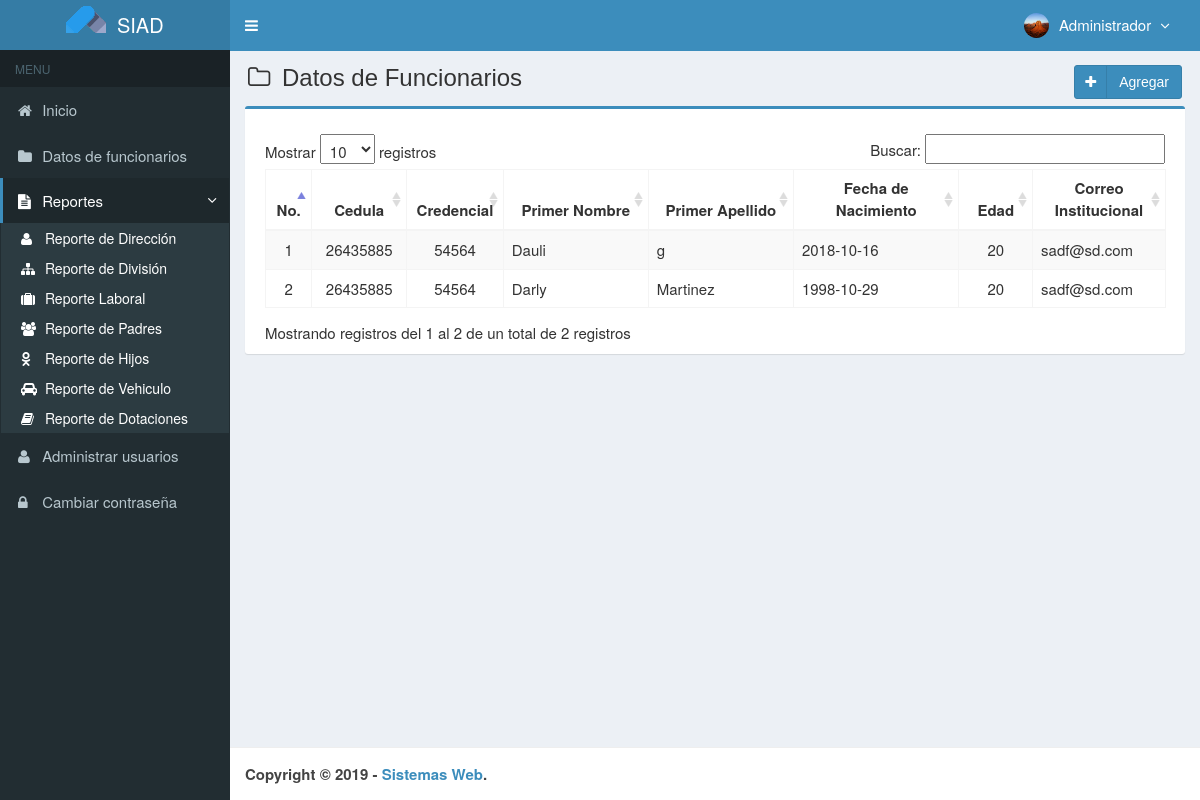
/main.php?module=stock_inventory (signed in), run on an earlier commit of the app's database.
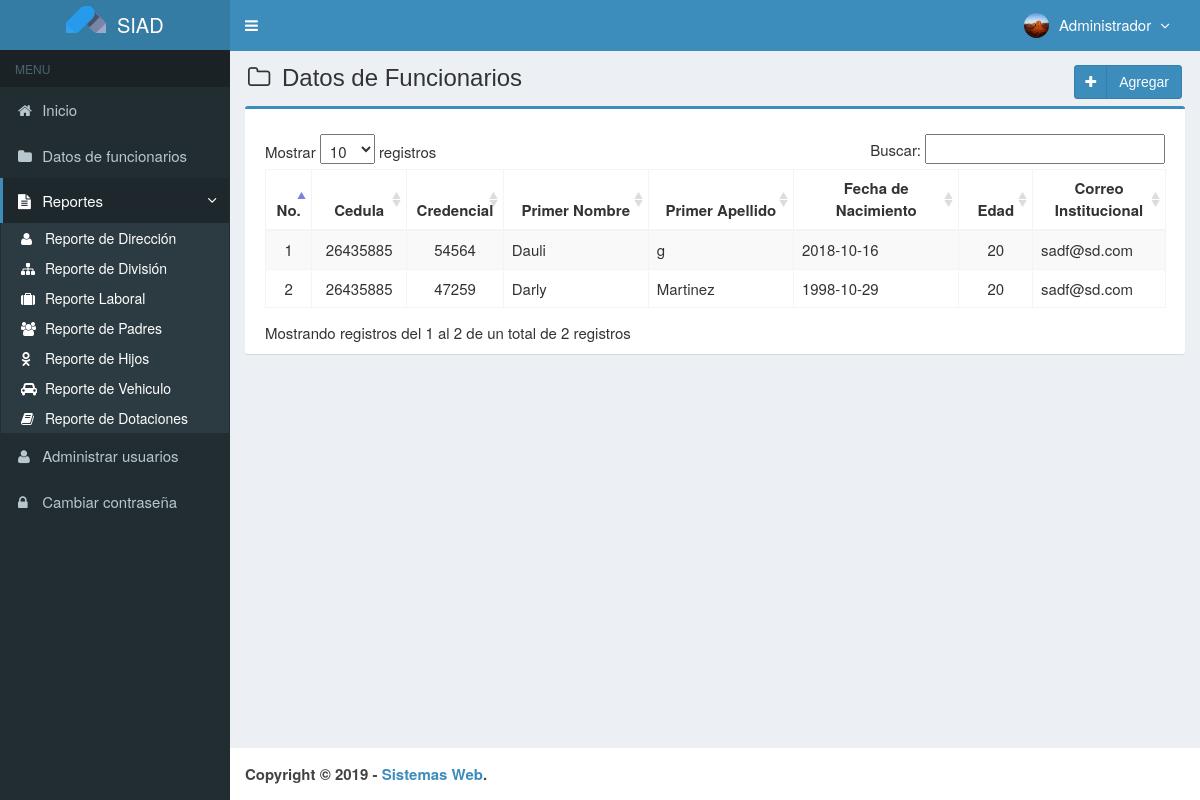
And on a later commit of the database.
### tables this page shows
CREATE TABLE `medicamentos` (
  `codigo` varchar(7) NOT NULL,
  `nombre` varchar(50) NOT NULL,
  `precio_compra` int(11) NOT NULL,
  `precio_venta` int(11) NOT NULL,
  `unidad` varchar(20) NOT NULL,
  `stock` int(11) NOT NULL,
  `created_user` int(3) NOT NULL,
  `created_date` timestamp NOT NULL DEFAULT CURRENT_TIMESTAMP,
  `updated_user` int(3) NOT NULL,
  `updated_date` timestamp NOT NULL DEFAULT CURRENT_TIMESTAMP ON UPDATE CURRENT_TIMESTAMP,
  `p_nombre` varchar(50) NOT NULL,
  `cedula` int(10) NOT NULL,
  `credencial` int(20) NOT NULL,
  `p_apellido` varchar(50) NOT NULL,
  `fec_nac` date NOT NULL,
  `edad` int(3) NOT NULL,
  `s_nombre` varchar(50) NOT NULL,
  `s_apellido` varchar(50) NOT NULL,
  `rif` int(15) NOT NULL,
  `genero` int(11) NOT NULL,
  `tel_cel` int(11) NOT NULL,
  `tel_hab` int(11) NOT NULL,
  `tel_emerg` int(11) NOT NULL,
  `municipio` varchar(50) NOT NULL,
  `calle` varchar(50) NOT NULL,
  `casa` varchar(50) NOT NULL,
  `parroquia` varchar(50) NOT NULL,
  `estado` varchar(50) NOT NULL,
  `ciudad` varchar(50) NOT NULL,
  `avenida` varchar(50) NOT NULL,
  `codigo_cp` int(20) NOT NULL,
  `serial_cp` int(20) NOT NULL,
  `estado_c` varchar(50) NOT NULL,
  `lugar_nac` varchar(50) NOT NULL,
  `correo_e` varchar(50) NOT NULL,
  `grado_inst` varchar(50) NOT NULL,
  `correo_i` varchar(50) NOT NULL,
  `tipo_s` varchar(50) NOT NULL,
  `medicamen` varchar(100) NOT NULL,
  `discapacidad` varchar(100) NOT NULL,
  `alergias` varchar(100) NOT NULL,
  `nota` varchar(200) NOT NULL,
  `notas` varchar(400) NOT NULL,
  `fec_ing` varchar(100) NOT NULL,
  `tiempo_s` varchar(50) NOT NULL,
  `ubic_fis` varchar(150) NOT NULL,
  `p_nombref` varchar(50) NOT NULL,
  `s_nombref` varchar(100) NOT NULL,
  `p_apellidof` varchar(100) NOT NULL,
  `s_apellidof` varchar(50) NOT NULL,
  `cedulaf` int(9) NOT NULL,
  `fec_nacf` varchar(100) NOT NULL,
  `edadf` varchar(3) NOT NULL,
  `generof` varchar(50) NOT NULL,
  `parentesco` varchar(50) NOT NULL,
  `estudiante` varchar(50) NOT NULL,
  `funcionario` varchar(50) NOT NULL,
  `inf_medf` varchar(200) NOT NULL,
  `tipo_v` varchar(200) NOT NULL,
  `placa` varchar(50) NOT NULL,
  `combustible` varchar(50) NOT NULL,
  `serial_carro` varchar(50) NOT NULL,
  `marca` varchar(50) NOT NULL,
  `modelo` varchar(50) NOT NULL,
  `color` varchar(50) NOT NULL,
  `alo` varchar(50) NOT NULL,
  `tipo_d` varchar(50) NOT NULL,
  `n_serial` varchar(50) NOT NULL,
  `marca_d` varchar(50) NOT NULL,
  `modelo_d` varchar(50) NOT NULL,
  `calibre` varchar(50) NOT NULL,
  `estatus` varchar(50) NOT NULL,
  `selec_div` varchar(50) NOT NULL,
  `cargo` varchar(50) NOT NULL,
  `rango` varchar(50) NOT NULL,
  `direccion` varchar(100) NOT NULL
);

### modules/stock_inventory/view.php (the view)
<section class="content-header">
  <h1>
    <i class="fa fa-folder-o icon-title"></i> Datos de Funcionarios
      <a class="btn btn-primary btn-social pull-right" href="?module=form_medicines&form=add" title="agregar" data-toggle="tooltip">
    <i class="fa fa-plus"></i> Agregar
      </a>
  </h1>
</section>
<section class="content">
  <div class="row">
    <div class="col-md-12">
      <div class="box box-primary">
        <div class="box-body">
          <table id="dataTables1" class="table table-bordered table-striped table-hover">
            <thead>
              <tr>
                <th class="center">No.</th>
                <th class="center">Cedula</th>
                <th class="center">Credencial</th>
                <th class="center">Primer Nombre</th>
                <th class="center">Primer Apellido</th>
                <th class="center">Fecha de Nacimiento</th>
                <th class="center">Edad</th>
                <th class="center">Correo Institucional</th>
              </tr>
            </thead>
            <tbody>
            <?php
            $no = 1;
            $query = mysqli_query($mysqli, "SELECT codigo,cedula,credencial,p_nombre,p_apellido,fec_nac,edad,correo_i FROM medicamentos ORDER BY nombre ASC")
                                            or die('Error: '.mysqli_error($mysqli));
            while ($data = mysqli_fetch_assoc($query)) {
              echo "<tr>
                      <td width='30' class='center'>$no</td>
                      <td width='80' class='center'>$data[cedula]</td>
                      <td width='80' class='center'>$data[credencial]</td>
                      <td width='140'>$data[p_nombre]</td>
                       <td width='140'>$data[p_apellido]</td>
                       <td width='160'>$data[fec_nac]</td>
                       <td width='60' class='center'>$data[edad]</td>
                       <td width='120'>$data[correo_i]</td>
                    </tr>";
              $no++;
            }
            ?>
            </tbody>
          </table>
        </div>
      </div>
    </div>
  </div>
</section><!-- /.content

What changed in the data, as far as the page shows it:
changed medicamentos "Darly": credencial "54564" → "47259"
